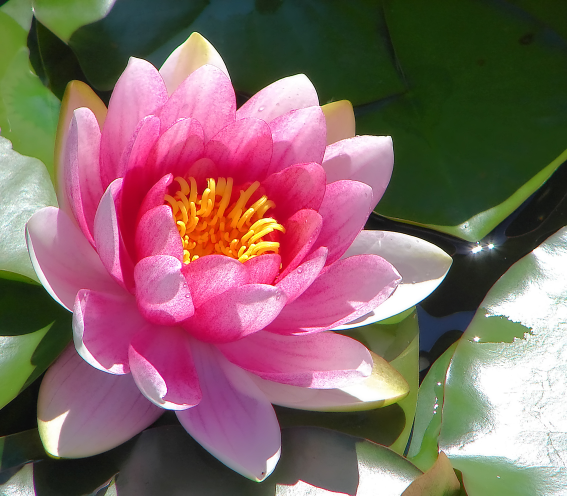
#> input picture api_request/snapshots/Water_Lilly.jpg, 1134 x 991 px, found by its file name (shown at 1/2 size)
$ python rest_request.py
#> lines starting #> are read from the running program, lines starting #| are printed output that depends on the picture
import json
import numpy as np
from PIL import Image
import requests


labels = ['Gladiolus', 'Adenium', 'Alpinia_Purpurata', 'Alstroemeria', 'Amaryllis', 'Anthurium_Andraeanum', 'Antirrhinum', 'Aquilegia', 'Billbergia_Pyramidalis', 'Cattleya', 'Cirsium', 'Coccinia_Grandis', 'Crocus', 'Cyclamen', 'Dahlia', 'Datura_Metel', 'Dianthus_Barbatus', 'Digitalis', 'Echinacea_Purpurea', 'Echinops_Bannaticus', 'Fritillaria_Meleagris', 'Gaura', 'Gazania', 'Gerbera', 'Guzmania', 'Helianthus_Annuus', 'Iris_Pseudacorus', 'Leucanthemum', 'Malvaceae', 'Narcissus_Pseudonarcissus', 'Nerine', 'Nymphaea_Tetragona', 'Paphiopedilum', 'Passiflora', 'Pelargonium', 'Petunia', 'Platycodon_Grandiflorus', 'Plumeria', 'Poinsettia', 'Primula', 'Protea_Cynaroides', 'Rose', 'Rudbeckia', 'Strelitzia_Reginae', 'Tropaeolum_Majus', 'Tussilago', 'Viola', 'Zantedeschia_Aethiopica']


url1 = 'http://localhost:8501/v1/models/efficientv2b0_model:predict'
url2 = 'http://localhost:8501/v1/models/mobilenetv3S_model:predict'
url3 = 'http://localhost:8501/v1/models/vit_model:predict'


test_img1 = "/opt/app/snapshots/Viola_Tricolor.jpg"
test_img2 = "/opt/app/snapshots/Water_Lilly.jpg"
test_img3 = "/opt/app/snapshots/Strelitzia.jpg"


with Image.open (test_img2) as im:
#> im is the input picture: PIL image 1134x991 RGB; mean R, G, B 133.3, 102.9, 101.9
        preprocess_img = im.resize((224, 224))
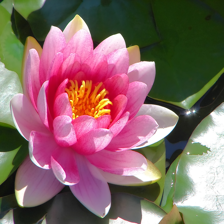
#> preprocess_img: PIL image 224x224 RGB; mean R, G, B 133.3, 102.9, 101.9

batched_img = np.expand_dims(preprocess_img, axis=0)
batched_img = np.float32(batched_img)

data = json.dumps(
    {"signature_name": "serving_default", "instances": batched_img.tolist()}
)


def predict_rest(json_data, url):
#> (the run stopped early here; a loop or call above may not have finished)
